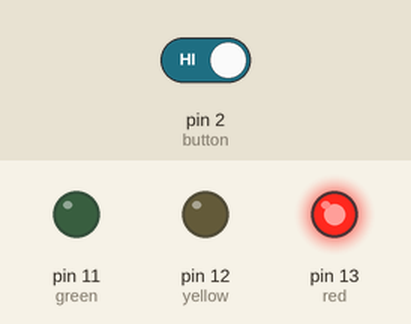
Simulated run of this sketch. Board: Arduino Uno, built with avr-gcc and run on an emulated ATmega328P. On the bench: output pins drawn as LEDs (lit = HIGH). The inputs (shaded band) are chosen by the test bench; at power-on: pin 2 (button) HIGH. What the sketch prints to the serial monitor is not drawn.

Above: at 1.2 s.
1.3 s: pin 2 (button) driven LOW
At 5.6 s:
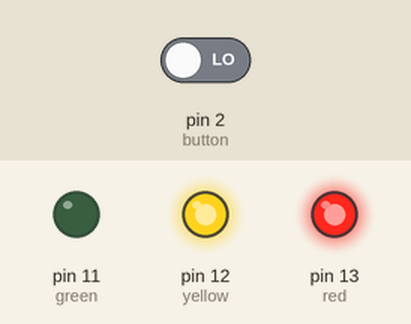
At 8.4 s:
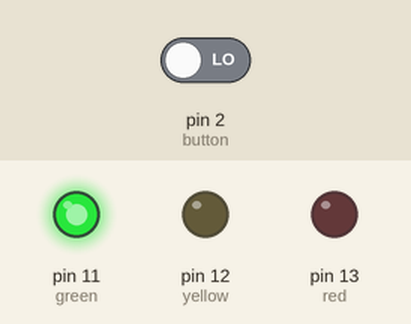
Timing chart, 0 to 21.3 s (numbered marks = the images above; inputs shaded):
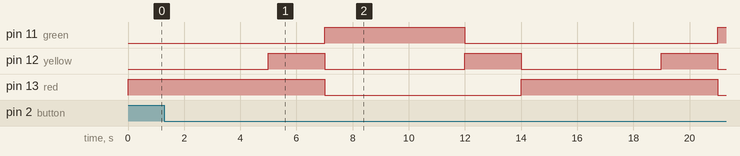

The sketch:

Project_03_Traffic_Button.ino
```cpp
int red = 13;
int yellow = 12;
int green = 11;
int button = 2;

bool request = false;

void setup() {
  pinMode(red, OUTPUT);
  pinMode(yellow, OUTPUT);
  pinMode(green, OUTPUT);

  pinMode(button, INPUT_PULLUP);

  Serial.begin(9600);
}

void loop() {

  // ---- INPUT CHECK (always safe) ----
  if (digitalRead(button) == LOW) {
    request = true;
    Serial.println("REQUEST STORED");
  }

  // ---- RED PHASE ----
  digitalWrite(red, HIGH);
  digitalWrite(yellow, LOW);
  digitalWrite(green, LOW);
  delay(5000);

  // ---- RED + YELLOW PHASE ----
  digitalWrite(yellow, HIGH);
  delay(2000);
  digitalWrite(red, LOW);
  digitalWrite(yellow, LOW);

  // ---- GREEN PHASE ----
  digitalWrite(green, HIGH);
  delay(5000);
  digitalWrite(green, LOW);

  // ---- DECISION POINT ----
  if (request == true) {

    Serial.println("REQUEST ACTIVE");

    // yellow blink 3 times
    for (int i = 0; i < 3; i++) {
      digitalWrite(yellow, HIGH);
      delay(500);
      digitalWrite(yellow, LOW);
      delay(500);
    }

    // extended red
    digitalWrite(red, HIGH);
    delay(8000);
    digitalWrite(red, LOW);

    request = false;
  }
  else {
    // normal yellow before restart
    digitalWrite(yellow, HIGH);
    delay(2000);
    digitalWrite(yellow, LOW);
  }
}
```

Measured:
- by itself, pin 12 (yellow): alternates HIGH for 2.0 s and LOW for 5.0 s
